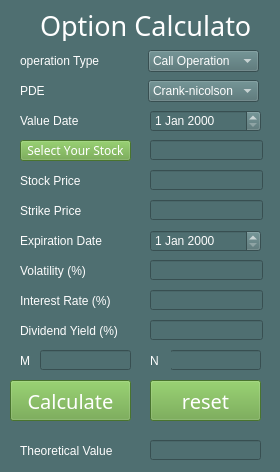
<?xml version="1.0" encoding="UTF-8"?>
<ui version="4.0">
 <class>MainWindow</class>
 <widget class="QMainWindow" name="MainWindow">
  <property name="enabled">
   <bool>true</bool>
  </property>
  <property name="geometry">
   <rect>
    <x>0</x>
    <y>0</y>
    <width>280</width>
    <height>472</height>
   </rect>
  </property>
  <property name="windowTitle">
   <string>Option_Price</string>
  </property>
  <property name="autoFillBackground">
   <bool>false</bool>
  </property>
  <property name="styleSheet">
   <string notr="true">background-color: rgb(79, 111, 113);
color: rgb(253, 253, 253);</string>
  </property>
  <widget class="QWidget" name="centralwidget">
   <widget class="QPushButton" name="calculate_button">
    <property name="geometry">
     <rect>
      <x>10</x>
      <y>380</y>
      <width>121</width>
      <height>41</height>
     </rect>
    </property>
    <property name="font">
     <font>
      <family>Yu Gothic UI Semibold</family>
      <pointsize>15</pointsize>
     </font>
    </property>
    <property name="styleSheet">
     <string notr="true">color: rgb(255, 255, 255);
background-color: rgb(102, 162, 64);</string>
    </property>
    <property name="text">
     <string>Calculate</string>
    </property>
   </widget>
   <widget class="QLabel" name="title">
    <property name="geometry">
     <rect>
      <x>40</x>
      <y>10</y>
      <width>211</width>
      <height>31</height>
     </rect>
    </property>
    <property name="font">
     <font>
      <family>MS PGothic</family>
      <pointsize>20</pointsize>
     </font>
    </property>
    <property name="contextMenuPolicy">
     <enum>Qt::ActionsContextMenu</enum>
    </property>
    <property name="autoFillBackground">
     <bool>false</bool>
    </property>
    <property name="styleSheet">
     <string notr="true">color: rgb(255, 255, 255);</string>
    </property>
    <property name="text">
     <string>Option Calculator</string>
    </property>
   </widget>
   <widget class="QLabel" name="label_2">
    <property name="geometry">
     <rect>
      <x>20</x>
      <y>80</y>
      <width>61</width>
      <height>21</height>
     </rect>
    </property>
    <property name="font">
     <font>
      <pointsize>9</pointsize>
     </font>
    </property>
    <property name="text">
     <string>PDE</string>
    </property>
   </widget>
   <widget class="QLabel" name="label_3">
    <property name="geometry">
     <rect>
      <x>20</x>
      <y>170</y>
      <width>61</width>
      <height>21</height>
     </rect>
    </property>
    <property name="font">
     <font>
      <pointsize>9</pointsize>
     </font>
    </property>
    <property name="text">
     <string>Stock Price</string>
    </property>
   </widget>
   <widget class="QLabel" name="label_4">
    <property name="geometry">
     <rect>
      <x>20</x>
      <y>200</y>
      <width>81</width>
      <height>21</height>
     </rect>
    </property>
    <property name="font">
     <font>
      <pointsize>9</pointsize>
     </font>
    </property>
    <property name="text">
     <string>Strike Price</string>
    </property>
   </widget>
   <widget class="QLabel" name="label_5">
    <property name="geometry">
     <rect>
      <x>20</x>
      <y>110</y>
      <width>61</width>
      <height>21</height>
     </rect>
    </property>
    <property name="font">
     <font>
      <pointsize>9</pointsize>
     </font>
    </property>
    <property name="text">
     <string>Value Date</string>
    </property>
   </widget>
   <widget class="QLabel" name="label_6">
    <property name="geometry">
     <rect>
      <x>20</x>
      <y>230</y>
      <width>91</width>
      <height>21</height>
     </rect>
    </property>
    <property name="font">
     <font>
      <pointsize>9</pointsize>
     </font>
    </property>
    <property name="text">
     <string>Expiration Date</string>
    </property>
   </widget>
   <widget class="QLabel" name="label_7">
    <property name="geometry">
     <rect>
      <x>20</x>
      <y>260</y>
      <width>71</width>
      <height>21</height>
     </rect>
    </property>
    <property name="font">
     <font>
      <pointsize>9</pointsize>
     </font>
    </property>
    <property name="text">
     <string>Volatility (%)</string>
    </property>
   </widget>
   <widget class="QLabel" name="label_8">
    <property name="geometry">
     <rect>
      <x>20</x>
      <y>290</y>
      <width>101</width>
      <height>21</height>
     </rect>
    </property>
    <property name="font">
     <font>
      <pointsize>9</pointsize>
     </font>
    </property>
    <property name="text">
     <string>Interest Rate (%)</string>
    </property>
   </widget>
   <widget class="QLabel" name="label_9">
    <property name="geometry">
     <rect>
      <x>20</x>
      <y>320</y>
      <width>101</width>
      <height>21</height>
     </rect>
    </property>
    <property name="font">
     <font>
      <pointsize>9</pointsize>
     </font>
    </property>
    <property name="text">
     <string>Dividend Yield (%)</string>
    </property>
   </widget>
   <widget class="QLineEdit" name="interest_rate">
    <property name="geometry">
     <rect>
      <x>150</x>
      <y>290</y>
      <width>113</width>
      <height>20</height>
     </rect>
    </property>
   </widget>
   <widget class="QLineEdit" name="volatility">
    <property name="geometry">
     <rect>
      <x>150</x>
      <y>260</y>
      <width>113</width>
      <height>20</height>
     </rect>
    </property>
   </widget>
   <widget class="QLineEdit" name="strike_price">
    <property name="geometry">
     <rect>
      <x>150</x>
      <y>200</y>
      <width>113</width>
      <height>20</height>
     </rect>
    </property>
    <property name="text">
     <string/>
    </property>
   </widget>
   <widget class="QLineEdit" name="stock_price">
    <property name="geometry">
     <rect>
      <x>150</x>
      <y>170</y>
      <width>113</width>
      <height>20</height>
     </rect>
    </property>
   </widget>
   <widget class="QDateEdit" name="value_date">
    <property name="geometry">
     <rect>
      <x>150</x>
      <y>110</y>
      <width>111</width>
      <height>22</height>
     </rect>
    </property>
   </widget>
   <widget class="QDateEdit" name="expiration_date">
    <property name="geometry">
     <rect>
      <x>150</x>
      <y>230</y>
      <width>111</width>
      <height>22</height>
     </rect>
    </property>
   </widget>
   <widget class="QLineEdit" name="dividend_yield">
    <property name="geometry">
     <rect>
      <x>150</x>
      <y>320</y>
      <width>113</width>
      <height>20</height>
     </rect>
    </property>
   </widget>
   <widget class="QLabel" name="label_14">
    <property name="geometry">
     <rect>
      <x>20</x>
      <y>440</y>
      <width>101</width>
      <height>21</height>
     </rect>
    </property>
    <property name="font">
     <font>
      <pointsize>9</pointsize>
     </font>
    </property>
    <property name="text">
     <string>Theoretical Value</string>
    </property>
   </widget>
   <widget class="QLineEdit" name="theoretical_value">
    <property name="geometry">
     <rect>
      <x>150</x>
      <y>440</y>
      <width>111</width>
      <height>20</height>
     </rect>
    </property>
    <property name="font">
     <font>
      <pointsize>9</pointsize>
     </font>
    </property>
   </widget>
   <widget class="QPushButton" name="reset_button">
    <property name="geometry">
     <rect>
      <x>150</x>
      <y>380</y>
      <width>111</width>
      <height>41</height>
     </rect>
    </property>
    <property name="font">
     <font>
      <family>Yu Gothic UI Semibold</family>
      <pointsize>15</pointsize>
     </font>
    </property>
    <property name="styleSheet">
     <string notr="true">color: rgb(255, 255, 255);
background-color: rgb(102, 162, 64);</string>
    </property>
    <property name="text">
     <string>reset</string>
    </property>
   </widget>
   <widget class="QLineEdit" name="stock_name">
    <property name="geometry">
     <rect>
      <x>150</x>
      <y>140</y>
      <width>113</width>
      <height>20</height>
     </rect>
    </property>
   </widget>
   <widget class="QPushButton" name="search_button">
    <property name="geometry">
     <rect>
      <x>20</x>
      <y>140</y>
      <width>111</width>
      <height>21</height>
     </rect>
    </property>
    <property name="font">
     <font>
      <family>Yu Gothic UI Light</family>
      <pointsize>9</pointsize>
      <weight>50</weight>
      <bold>false</bold>
      <kerning>false</kerning>
     </font>
    </property>
    <property name="whatsThis">
     <string>&lt;!DOCTYPE HTML PUBLIC &quot;-//W3C//DTD HTML 4.0//EN&quot; &quot;http://www.w3.org/TR/REC-html40/strict.dtd&quot;&gt;
&lt;html&gt;&lt;head&gt;&lt;meta name=&quot;qrichtext&quot; content=&quot;1&quot; /&gt;&lt;style type=&quot;text/css&quot;&gt;
p, li { white-space: pre-wrap; }
&lt;/style&gt;&lt;/head&gt;&lt;body style=&quot; font-family:'Yu Gothic UI Light'; font-size:12pt; font-weight:400; font-style:normal;&quot;&gt;
&lt;p style=&quot;-qt-paragraph-type:empty; margin-top:0px; margin-bottom:0px; margin-left:0px; margin-right:0px; -qt-block-indent:0; text-indent:0px;&quot;&gt;&lt;br /&gt;&lt;/p&gt;&lt;/body&gt;&lt;/html&gt;</string>
    </property>
    <property name="styleSheet">
     <string notr="true">color: rgb(255, 255, 255);
background-color: rgb(102, 162, 64);</string>
    </property>
    <property name="text">
     <string>Select Your Stock</string>
    </property>
   </widget>
   <widget class="QComboBox" name="pde_solution">
    <property name="geometry">
     <rect>
      <x>148</x>
      <y>80</y>
      <width>111</width>
      <height>22</height>
     </rect>
    </property>
    <item>
     <property name="text">
      <string>Crank-nicolson</string>
     </property>
    </item>
    <item>
     <property name="text">
      <string>Implicit</string>
     </property>
    </item>
    <item>
     <property name="text">
      <string>Explicit</string>
     </property>
    </item>
   </widget>
   <widget class="QLabel" name="label_10">
    <property name="geometry">
     <rect>
      <x>20</x>
      <y>350</y>
      <width>21</width>
      <height>21</height>
     </rect>
    </property>
    <property name="font">
     <font>
      <pointsize>9</pointsize>
     </font>
    </property>
    <property name="text">
     <string>M</string>
    </property>
   </widget>
   <widget class="QLineEdit" name="M_value">
    <property name="geometry">
     <rect>
      <x>40</x>
      <y>350</y>
      <width>91</width>
      <height>20</height>
     </rect>
    </property>
   </widget>
   <widget class="QLineEdit" name="N_value">
    <property name="geometry">
     <rect>
      <x>170</x>
      <y>350</y>
      <width>91</width>
      <height>20</height>
     </rect>
    </property>
   </widget>
   <widget class="QLabel" name="label_11">
    <property name="geometry">
     <rect>
      <x>150</x>
      <y>350</y>
      <width>21</width>
      <height>21</height>
     </rect>
    </property>
    <property name="font">
     <font>
      <pointsize>9</pointsize>
     </font>
    </property>
    <property name="text">
     <string>N</string>
    </property>
   </widget>
   <widget class="QComboBox" name="operation_type">
    <property name="geometry">
     <rect>
      <x>148</x>
      <y>50</y>
      <width>111</width>
      <height>22</height>
     </rect>
    </property>
    <item>
     <property name="text">
      <string>Call Operation</string>
     </property>
    </item>
    <item>
     <property name="text">
      <string>Pull Operation</string>
     </property>
    </item>
   </widget>
   <widget class="QLabel" name="label_12">
    <property name="geometry">
     <rect>
      <x>20</x>
      <y>50</y>
      <width>91</width>
      <height>21</height>
     </rect>
    </property>
    <property name="font">
     <font>
      <pointsize>9</pointsize>
     </font>
    </property>
    <property name="text">
     <string>operation Type</string>
    </property>
   </widget>
  </widget>
 </widget>
 <resources/>
 <connections/>
</ui>
